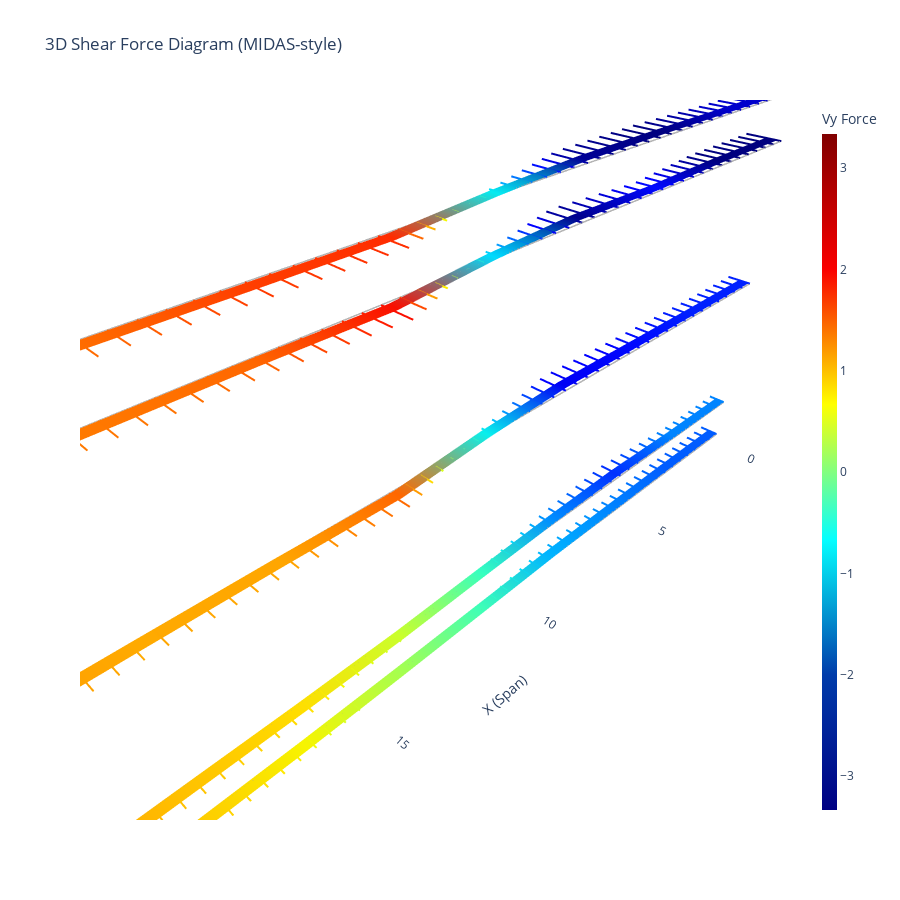

Notebook cell for this chart:
### Code cell
fig_bmd = build_3d_force_diagram(
    df=df,
    nodes=nodes,
    girders=girders,
    component="Vy"
)
fig_bmd.show()
